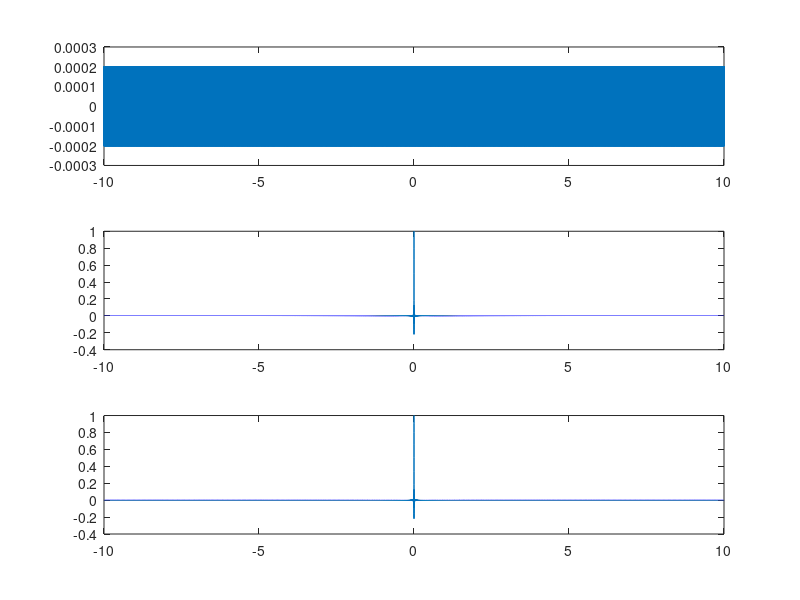
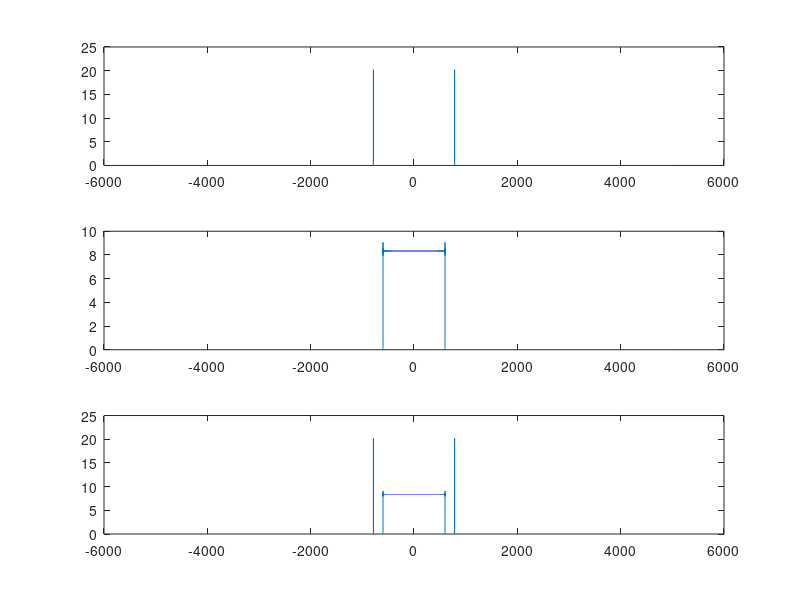

The MATLAB source for these figures, in order:
clear
clf

t = -10:0.0001:10;
x1 = t.*sinc(500*pi*t);
x2 = sinc(1200*t);
x3 = x1+x2;
step = 1/0.0001;
f = -step/2:step/length(t):step/2-step/length(t);
figure(1)
subplot(3,1,1), plot(t,x1)
subplot(3,1,2), plot(t,x2)
subplot(3,1,3), plot(t,x3)
figure(2)
subplot(3,1,1), plot(f,fftshift(abs(fft(x1))));
subplot(3,1,2), plot(f,fftshift(abs(fft(x2))));
subplot(3,1,3), plot(f,fftshift(abs(fft(x3))));